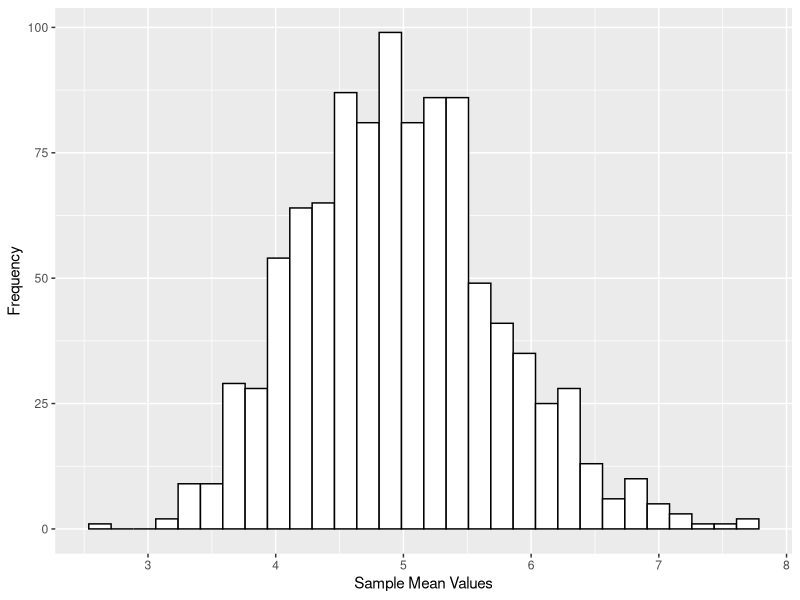
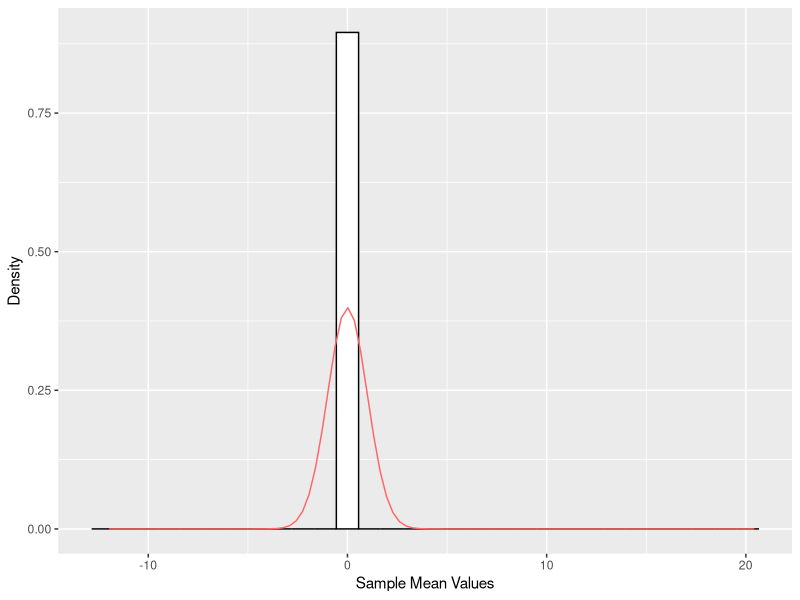

Write R code to recreate these figures, in order.
## ---- chunk 1
set.seed(1234)
## ---- chunk 2
sample <- rexp(n = 1000, rate = 0.2)
## ---- chunk 3
sample_mean <- mean(sample)
## ---- chunk 4
sample_sd <- sd(sample)^2
## ---- chunk 5
sample_matrix <- matrix(rexp(40000, 0.2), 1000)

average_means <- data.frame(avg_means = rowMeans(sample_matrix))
## ---- chunk 6
library(ggplot2)

ggplot(average_means, aes(x = average_means$avg_means)) + 
    geom_histogram(colour = "black", fill = "white") +
    ylab('Frequency') +
    xlab('Sample Mean Values')
## ---- chunk 7
standardized_means = (average_means - 5) / 5

ggplot(standardized_means , aes(x = standardized_means$avg_means))  + 
    geom_histogram(aes(y = ..density..), colour = "black", fill = "white") +
    stat_function(fun=dnorm, aes(x = rnorm(n = 1000, mean = 5, sd = 5)), color = "#FF6666") +
    ylab("Density") +
    xlab("Sample Mean Values")
